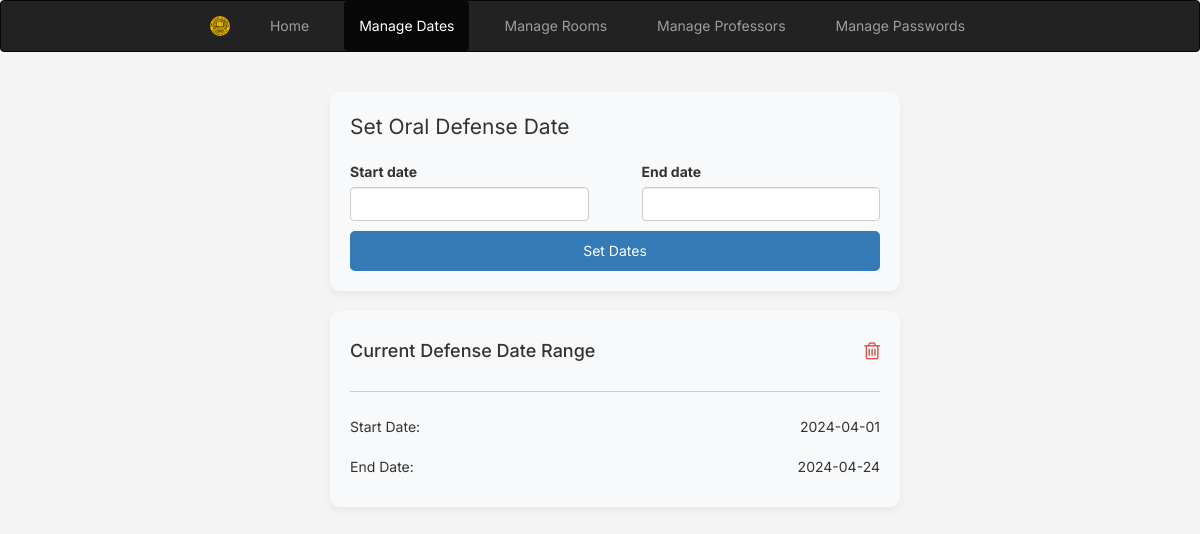
/admin_panel.php?page=set_dates, run on an earlier commit of the app's database.
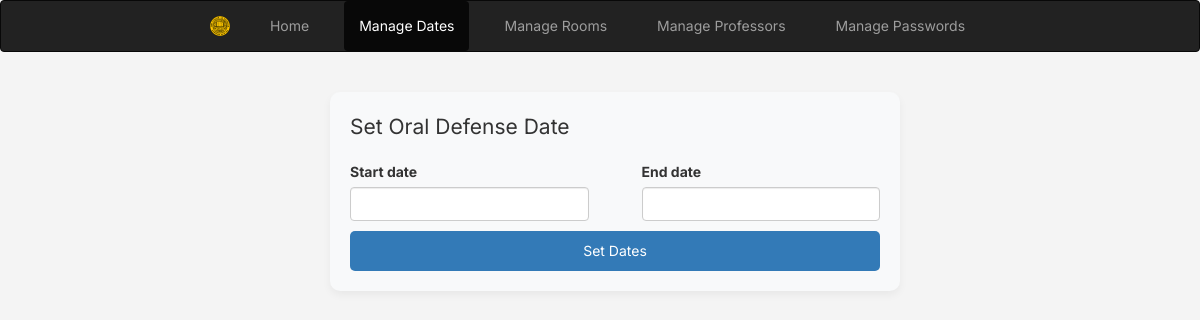
And on a later commit of the database.
### tables this page shows
CREATE TABLE `defense_schedule` (
  `id` int(11) NOT NULL,
  `start_date` date NOT NULL,
  `end_date` date NOT NULL
);

### set_dates.php (the view, shortened to what this page needs)
<?php
$mysqli = new mysqli('localhost', 'root', '', 'bookingcalendar');
$currentDateQuery = "SELECT * FROM defense_schedule LIMIT 1";
$currentDateResult = $mysqli->query($currentDateQuery);
$currentDate = $currentDateResult->fetch_assoc();
?>
<!DOCTYPE html>
<html>
<head>
    <link rel="stylesheet" href="//code.jquery.com/ui/1.12.1/themes/base/jquery-ui.css">
    <link rel="stylesheet" href="https://maxcdn.bootstrapcdn.com/bootstrap/3.4.0/css/bootstrap.min.css">
    <link rel="stylesheet" href="https://cdnjs.cloudflare.com/ajax/libs/font-awesome/4.7.0/css/font-awesome.min.css">
</head>
<body>
<div class="container">
    <div class="date-picker-form">
        <div class="form-header">Set Oral Defense Date</div>
            <form action="set_dates.php" method="post">
                <div class="date-inputs-row">
                    <div class="form-group">
                        <label for="from" class="form-label">Start date</label>
                        <input type="text" id="from" name="start_date" class="form-control">
                    </div>
                    <div class="form-group">
                        <label for="to" class="form-label">End date</label>
                        <input type="text" id="to" name="end_date" class="form-control">
                    </div>
                </div>
                <input type="submit" value="Set Dates" class="btn btn-primary">
            </form>
    </div>
    <?php if ($currentDate): ?>
    <div class="entry-history-form">
        <div class="form-header">
            <h4>Current Defense Date Range</h4>
            <a href="set_dates.php?action=delete" onclick="return confirm('Are you sure you want to delete this date range?');" class="delete-icon">
                <i class="fa fa-trash-o" aria-hidden="true"></i>
            </a>
        </div>
        <hr class="divider">
        <div class="date-details">
            <span class="date-label">Start Date: </span><span class="date-text"><?= $currentDate['start_date']; ?></span>
        </div>
        <div class="date-details">
            <span class="date-label">End Date: </span><span class="date-text"><?= $currentDate['end_date']; ?></span>
        </div>
    </div>
    <?php endif; ?>
</div>
</body>
</html>

### admin_panel.php (shortened to what this page needs)
<!DOCTYPE html>
<html>
<head>
    <link rel="stylesheet" href="https://maxcdn.bootstrapcdn.com/bootstrap/3.4.0/css/bootstrap.min.css">
</head>
<body>
    <nav class="navbar navbar-inverse">
      <div class="container-fluid">
        <ul class="nav navbar-nav">
        <img src="img/logo.png" alt="Logo" class="navbar-brand" href="https://wooster.edu/">
        <li class="<?= !isset($_GET['page']) ? 'active' : '' ?>">
            <a href="admin_panel.php">Home</a>
        </li>
        <li class="<?= (isset($_GET['page']) && $_GET['page'] == 'set_dates') ? 'active' : '' ?>">
            <a href="admin_panel.php?page=set_dates">Manage Dates</a>
        </li>
        <li class="<?= (isset($_GET['page']) && $_GET['page'] == 'room_availability') ? 'active' : '' ?>">
            <a href="admin_panel.php?page=room_availability">Manage Rooms</a>
        </li>
        <li class="<?= (isset($_GET['page']) && $_GET['page'] == 'add_professor') ? 'active' : '' ?>">
            <a href="admin_panel.php?page=add_professor">Manage Professors</a>
        </li>
        <li class="<?= (isset($_GET['page']) && $_GET['page'] == 'password_management') ? 'active' : '' ?>">
            <a href="admin_panel.php?page=password_management">Manage Passwords</a>
        </li>
        </ul>
      </div>
    </nav>
    <div class="container">
        <?php
        if (isset($_GET['page'])) {
            $page = $_GET['page'];
            switch ($page) {
                case 'set_dates':
                    include('set_dates.php');
                    break;
            }
        }
        ?>
    </div>
</body>
</html>

### admin_panel.php (style rules this page uses)
body { font-family: 'Inter', sans-serif; background-color: #f4f4f4; color: #333; }
.navbar-nav { display: flex; justify-content: center; width: 100%; }
.navbar-nav li { margin: 0 10px; }
.navbar-nav li a { border-radius: 4px; }
.navbar-nav .active a { background-color: #5cb85c; color: white !important; }

### set_dates.php (style rules this page uses)
body { font-family: 'Inter', sans-serif; background-color: #f4f4f4; color: #333; }
.date-picker-form { margin-top: 20px; background-color: #f8f9fa; padding: 20px; border-radius: 10px; box-shadow: 0 4px 8px rgba(0,0,0,0.05); width: 50%; margin-left: auto; margin-right: auto; }
.form-header { text-align: center; margin-bottom: 20px; font-size: 1.5em; color: #333; }
.form-group { margin-bottom: 0; width: 45%; }
.form-label { margin-right: 10px; }
.form-control { margin-bottom: 10px; width: 100%; }
.btn { width: 100%; border: none; padding: 10px 20px; border-radius: 5px; cursor: pointer; }
.date-inputs-row { display: flex; justify-content: space-between; align-items: center; }
.form-header { display: flex; justify-content: space-between; align-items: center; }
.entry-history-form { margin-top: 20px; background-color: #f8f9fa; padding: 20px; border-radius: 10px; box-shadow: 0 4px 8px rgba(0,0,0,0.05); width: 50%; margin-left: auto; margin-right: auto; }
.delete-icon { color: #d9534f; cursor: pointer; }
.date-details { display: flex; justify-content: space-between; padding: 10px 0; }
.date-label, .date-text { display: inline-block; }
.delete-icon i.fa, .delete-icon i.fas { font-size: 2rem; }
.divider { border-top: 1px solid #ccc; margin: 15px 0; }

What changed in the data, as far as the page shows it:
removed defense_schedule: start_date "2024-04-01", end_date "2024-04-24"
Also different on the page:
text no longer shown: "Current Defense Date Range Start Date: End Date:"
